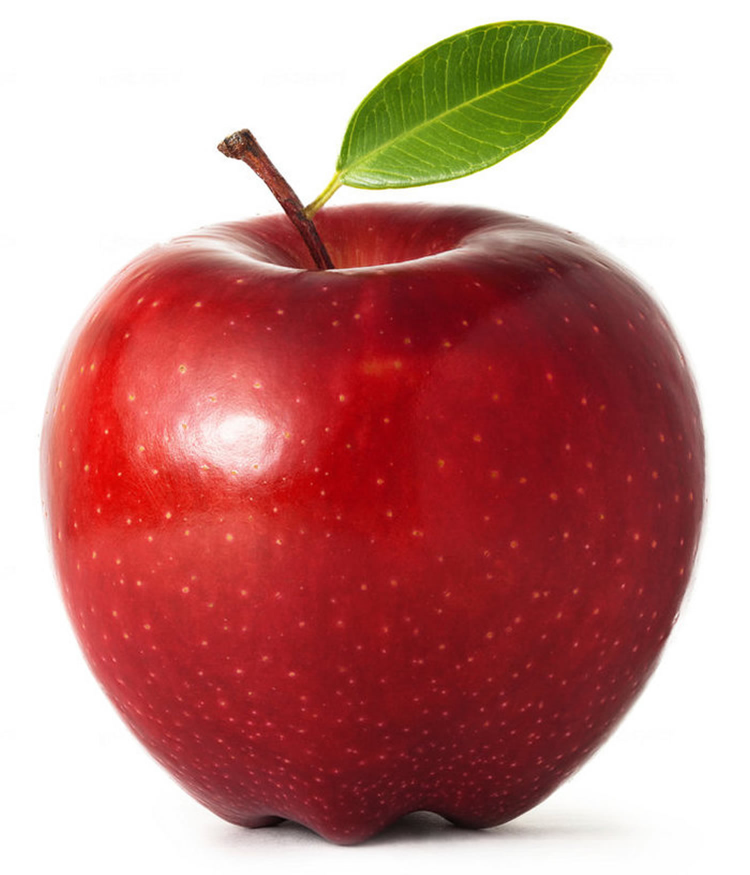
#> input picture uploads/encrypted_0fd031ce-7568-4105-b479-595adcd52501.png, 1500 x 1749 px (shown at 1/2 size)
$ python -i image_processor.py   (imports and definitions only)
#> lines starting #> are read from the running program, lines starting #| are printed output that depends on the picture
### steganography.py
import cv2
import numpy as np
from PIL import Image
import os

class SteganoTool:
    def __init__(self):
        self.delimiter = "###END###"

    # [147 lines left out: functions hide_message, extract_message, analyze_image, security_analysis, not called in this run]

### encryption.py
import base64
import hashlib
from cryptography.fernet import Fernet
from cryptography.hazmat.primitives import hashes
from cryptography.hazmat.primitives.kdf.pbkdf2 import PBKDF2HMAC
import secrets

class EncryptionTool:
    def __init__(self):
        pass

    # [53 lines left out: functions _generate_key_from_password, encrypt_data, decrypt_data, not called in this run]

    def generate_secure_key(self):
        """Generate a secure random key"""
        return secrets.token_urlsafe(32)

    # [8 lines left out: function hash_data, not called in this run]

    def verify_integrity(self, data, hash_value):
        """Verify data integrity using hash"""
        return self.hash_data(data) == hash_value

### image_processor.py
import cv2
import numpy as np
from PIL import Image, ImageEnhance, ImageFilter
import os
import io
from steganography import SteganoTool
from encryption import EncryptionTool

class ImageProcessor:
    def __init__(self):
        self.steganography = SteganoTool()
        self.encryption = EncryptionTool()

    # [124 lines left out: functions hide_message, extract_message, convert_format, not called in this run]

    def optimize_for_steganography(self, image_path, output_path):
        """Optimize image for better steganography performance"""
#> called with output_path = 'out.png'
        try:
            img = cv2.imread(image_path)
#> img is the input picture: shape (1749, 1500, 3); mean B, G, R 133.1, 136.9, 194.6
            if img is None:
                return False

            # Apply slight Gaussian blur to reduce noise
            blurred = cv2.GaussianBlur(img, (3, 3), 0)

            # Enhance contrast slightly
            lab = cv2.cvtColor(blurred, cv2.COLOR_BGR2LAB)
#> lab: shape (1749, 1500, 3); mean of channels 0, 1, 2 163.4, 150.2, 144.7
            l, a, b = cv2.split(lab)
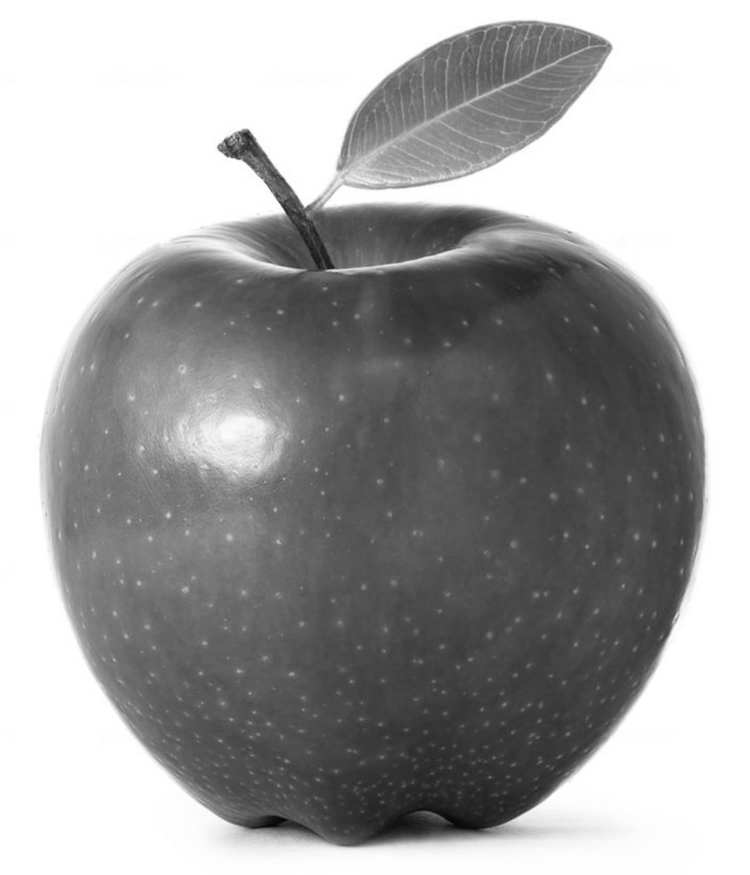
#> l: shape (1749, 1500) (shown at 1/2 size); min 1, max 255, mean 163.4
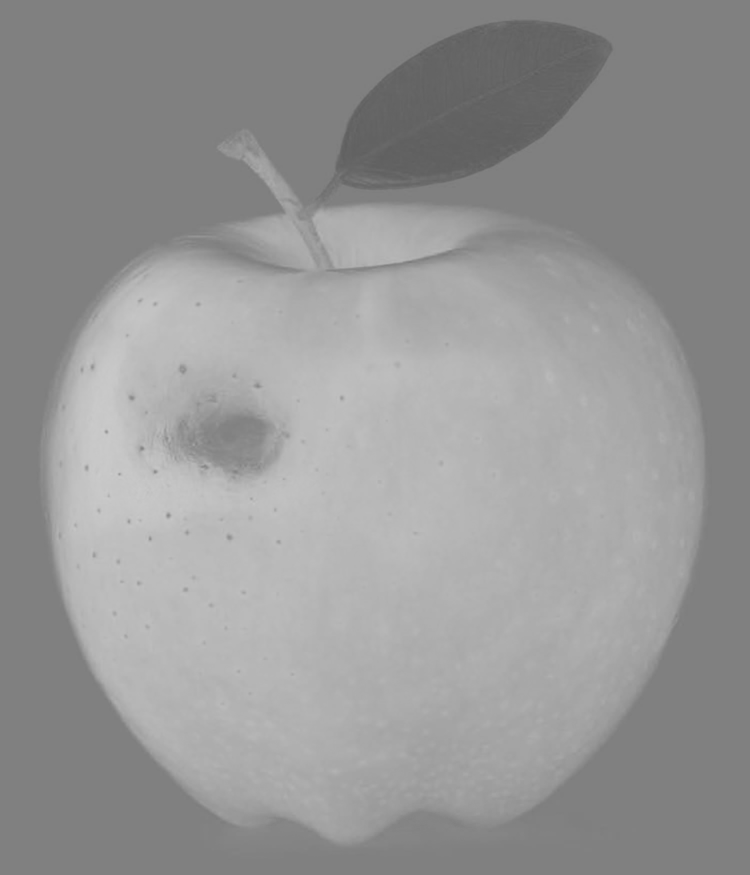
#> a: shape (1749, 1500) (shown at 1/2 size); min 92, max 203, mean 150.2
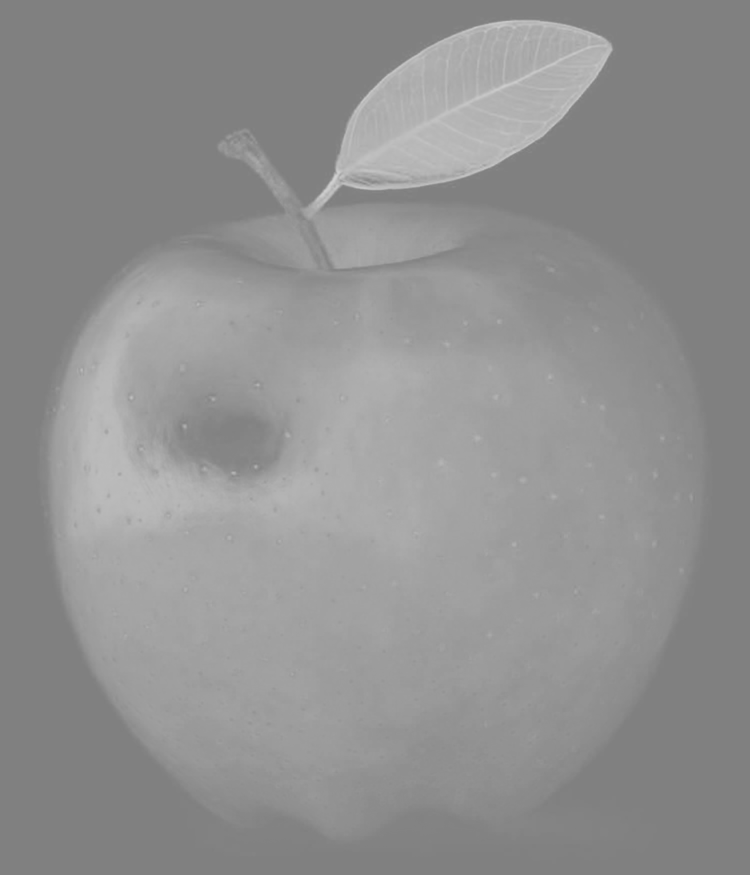
#> b: shape (1749, 1500) (shown at 1/2 size); min 124, max 209, mean 144.7
            clahe = cv2.createCLAHE(clipLimit=2.0, tileGridSize=(8, 8))
            l = clahe.apply(l)
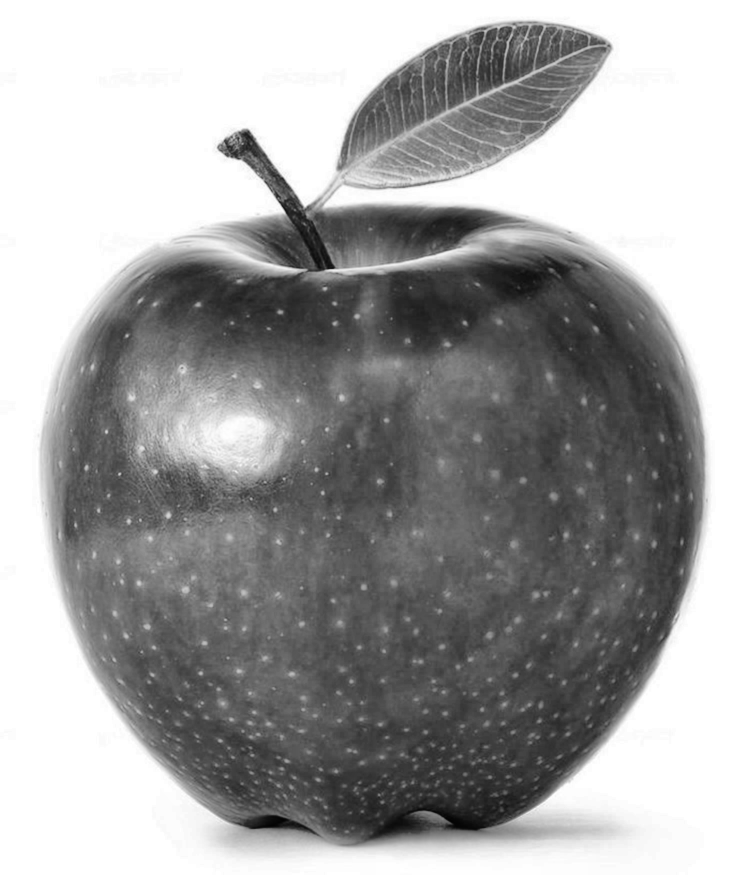
#> l: shape (1749, 1500) (shown at 1/2 size); min 1, max 255, mean 163
            enhanced = cv2.merge([l, a, b])
#> enhanced: shape (1749, 1500, 3); mean of channels 0, 1, 2 163, 150.2, 144.7
            enhanced = cv2.cvtColor(enhanced, cv2.COLOR_LAB2BGR)
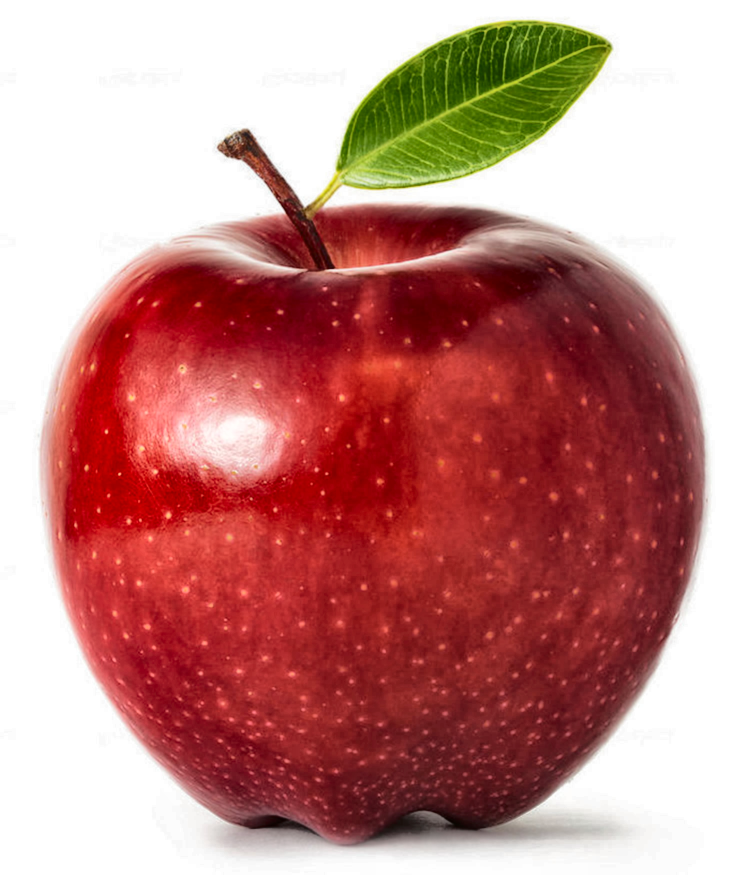
#> enhanced: shape (1749, 1500, 3) (shown at 1/2 size); mean B, G, R 132.9, 137.1, 194.2

            cv2.imwrite(output_path, enhanced)
            return True

        except Exception as e:
            print(f"Optimization error: {str(e)}")
            return False

    # [210 lines left out: functions resize_image, enhance_image, add_noise_reduction, apply_filter, add_watermark, extract_metadata and 1 more, not called in this run]

>>> result = ImageProcessor().optimize_for_steganography('uploads/encrypted_0fd031ce-7568-4105-b479-595adcd52501.png', 'out.png')

$ run again, on uploads/encrypted_e6ab9434-5e10-4881-b828-df72c682ce69.png
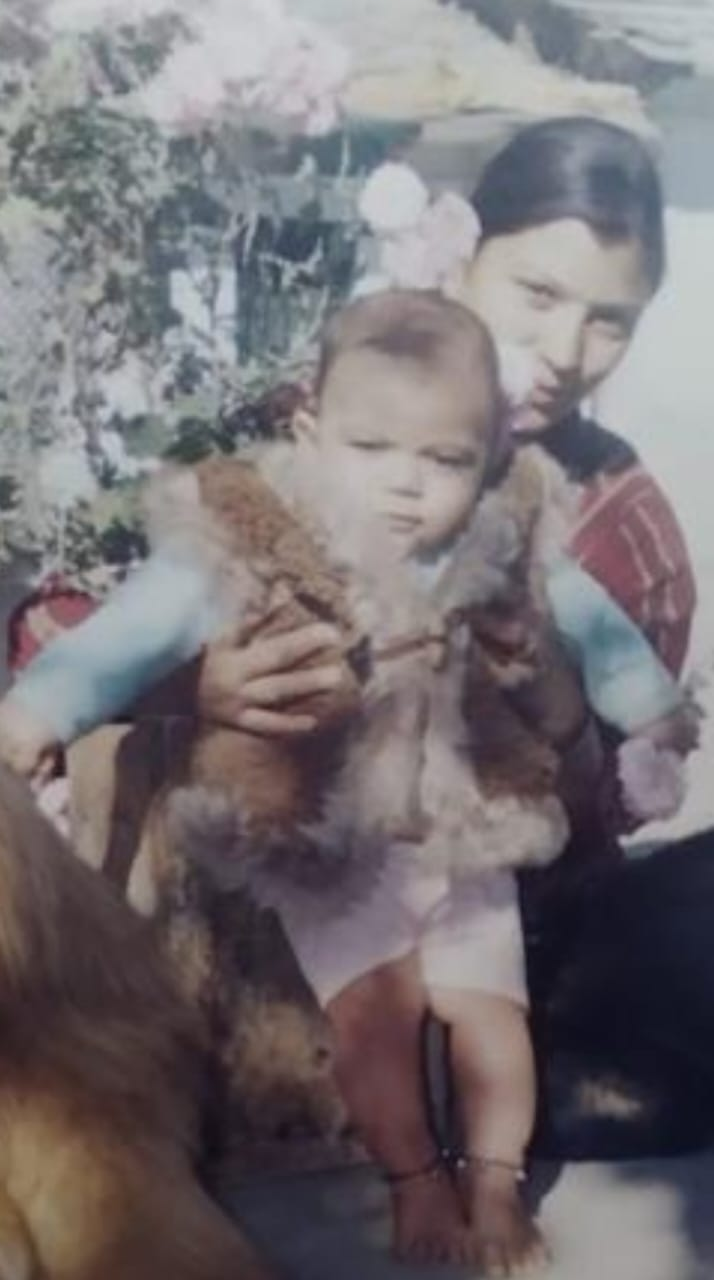
#> input picture uploads/encrypted_e6ab9434-5e10-4881-b828-df72c682ce69.png, 714 x 1280 px
#> in optimize_for_steganography, img is the input picture: shape (1280, 714, 3); mean B, G, R 115.4, 112, 118.1
#> lab: shape (1280, 714, 3); mean of channels 0, 1, 2 120.1, 131.5, 126.9
#> in optimize_for_steganography, `l, a, b = cv2.split(lab)`:
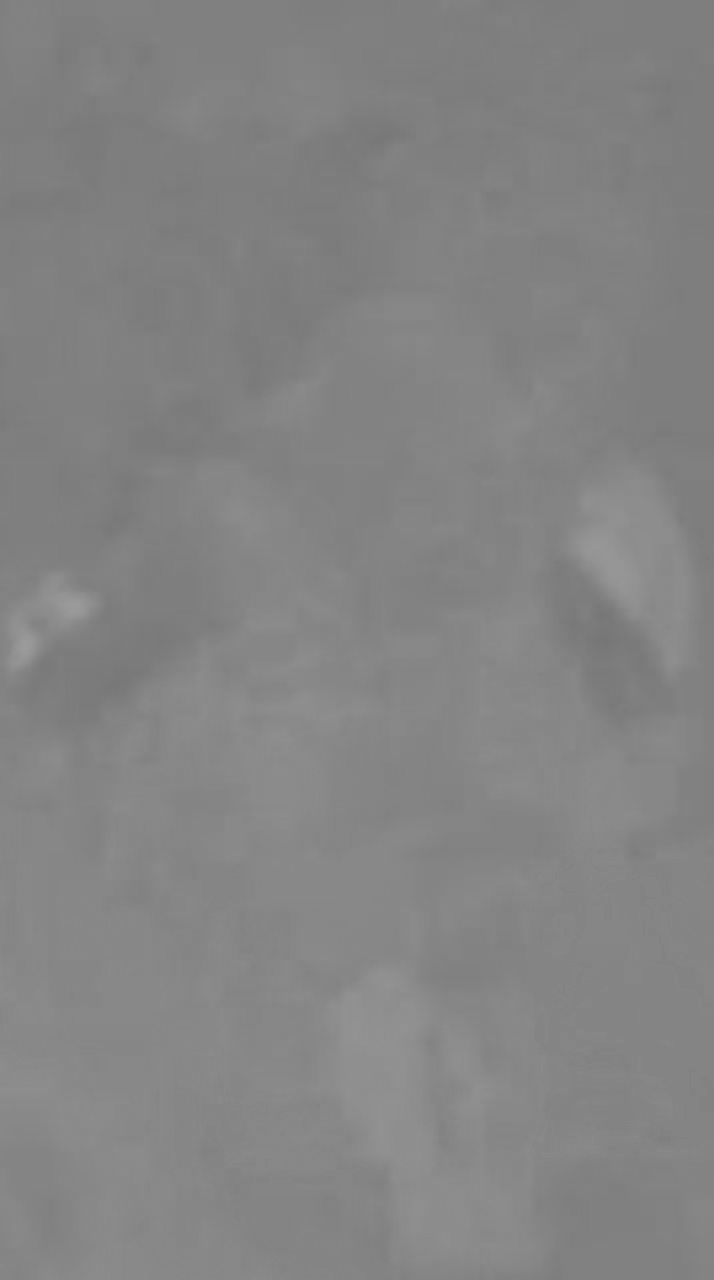
#> a: shape (1280, 714); min 117, max 156, mean 131.5
#> in optimize_for_steganography, `enhanced = cv2.cvtColor(enhanced, cv2.COLOR_LAB2BGR)`:
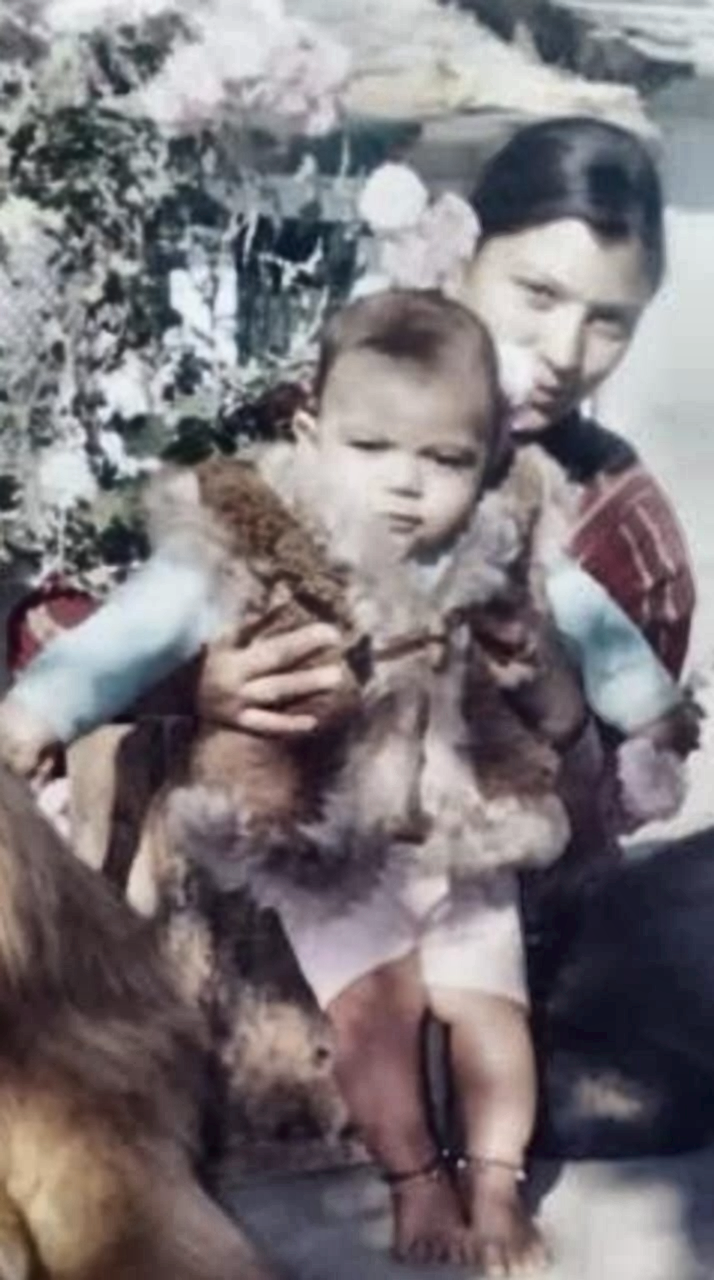
#> enhanced: shape (1280, 714, 3); mean B, G, R 121.9, 118.6, 124.9
